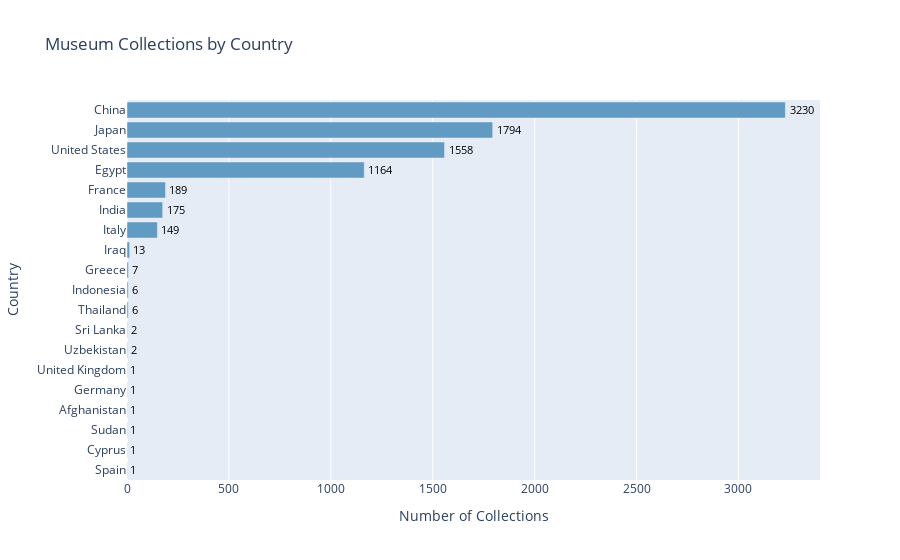

The cell this chart's notebook holds for it:
### Code cell
import plotly.graph_objects as go

# 获取国家计数数据并按数量降序排列
country_counts = df['Country'].value_counts().sort_values(ascending=False)

# 创建水平条形图
fig = go.Figure()

# 添加水平条形
fig.add_trace(go.Bar(
    y=country_counts.index[::-1],  # 反转 y 轴的数据顺序
    x=country_counts.values[::-1],  # 反转 x 轴的数据顺序
    orientation='h',
    marker=dict(color='#619AC3'),
    text=country_counts.values[::-1],  # 反转文本数据顺序
    textposition='outside',
    textfont=dict(color='black')
))

# 设置图表布局
fig.update_layout(
    title='Museum Collections by Country',
    xaxis_title='Number of Collections',
    yaxis_title='Country',
    height=500  # 设置图表高度为 500 像素
)

# 显示图表
fig.show()

### Figure 1 — Plotly figure (JSON) as saved in the notebook; plotly's stock layout.template omitted (floating-point values rounded to 4 significant figures)
{"data": [{"marker": {"color": "#619AC3"}, "orientation": "h", "text": [1, 1, 1, 1, 1, 1, 2, 2, 6, 6, 7, 13, 149, 175, 189, 1164, 1558, 1794, 3230], "textfont": {"color": "black"}, "textposition": "outside", "type": "bar", "x": [1, 1, 1, 1, 1, 1, 2, 2, 6, 6, 7, 13, 149, 175, 189, 1164, 1558, 1794, 3230], "y": ["Spain", "Cyprus", "Sudan", "Afghanistan", "Germany", "United Kingdom", "Uzbekistan", "Sri Lanka", "Thailand", "Indonesia", "Greece", "Iraq", "Italy", "India", "France", "Egypt", "United States", "Japan", "China"]}], "layout": {"autosize": true, "title": {"text": "Museum Collections by Country"}, "xaxis": {"autorange": true, "range": [0, 3400], "title": {"text": "Number of Collections"}, "type": "linear"}, "yaxis": {"autorange": true, "range": [-0.5, 18.5], "title": {"text": "Country"}, "type": "category"}}}
